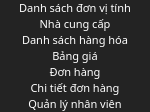
                 <widget class="QWidget" name="HomeTab_Table1" native="true">
                  <property name="minimumSize">
                   <size>
                    <width>70</width>
                    <height>0</height>
                   </size>
                  </property>
                  <property name="maximumSize">
                   <size>
                    <width>150</width>
                    <height>16777215</height>
                   </size>
                  </property>
                  <property name="sizeIncrement">
                   <size>
                    <width>70</width>
                    <height>0</height>
                   </size>
                  </property>
                  <property name="styleSheet">
                   <string notr="true">background-color: rgb(85, 170, 255);
</string>
                  </property>
                  <layout class="QVBoxLayout" name="verticalLayout_14">
                   <property name="spacing">
                    <number>0</number>
                   </property>
                   <property name="leftMargin">
                    <number>0</number>
                   </property>
                   <property name="topMargin">
                    <number>0</number>
                   </property>
                   <property name="rightMargin">
                    <number>0</number>
                   </property>
                   <property name="bottomMargin">
                    <number>0</number>
                   </property>
                   <item>
                    <widget class="QPushButton" name="Home_9">
                     <property name="sizePolicy">
                      <sizepolicy hsizetype="Expanding" vsizetype="Expanding">
                       <horstretch>0</horstretch>
                       <verstretch>0</verstretch>
                      </sizepolicy>
                     </property>
                     <property name="font">
                      <font>
                       <family>Shopee Display Black</family>
                       <pointsize>8</pointsize>
                       <weight>10</weight>
                       <italic>false</italic>
                       <bold>false</bold>
                      </font>
                     </property>
                     <property name="styleSheet">
                      <string notr="true">QPushButton {
	color: rgb(255, 255, 255);
	background-color: rgb(35, 35, 35);
	border: 0px solid;
}
QPushButton:hover {
	background-color: rgb(85, 170, 255);
}</string>
                     </property>
                     <property name="text">
                      <string>Danh sách đơn vị tính</string>
                     </property>
                    </widget>
                   </item>
                   <item>
                    <widget class="QPushButton" name="Home_8">
                     <property name="sizePolicy">
                      <sizepolicy hsizetype="MinimumExpanding" vsizetype="Expanding">
                       <horstretch>0</horstretch>
                       <verstretch>0</verstretch>
                      </sizepolicy>
                     </property>
                     <property name="font">
                      <font>
                       <family>Shopee Display Black</family>
                       <pointsize>8</pointsize>
                       <weight>10</weight>
                       <italic>false</italic>
                       <bold>false</bold>
                      </font>
                     </property>
                     <property name="styleSheet">
                      <string notr="true">QPushButton {
	color: rgb(255, 255, 255);
	background-color: rgb(35, 35, 35);
	border: 0px solid;
}
QPushButton:hover {
	background-color: rgb(85, 170, 255);
}</string>
                     </property>
                     <property name="text">
                      <string>Nhà cung cấp</string>
                     </property>
                    </widget>
                   </item>
                   <item>
                    <widget class="QPushButton" name="Home_7">
                     <property name="sizePolicy">
                      <sizepolicy hsizetype="Expanding" vsizetype="Expanding">
                       <horstretch>0</horstretch>
                       <verstretch>0</verstretch>
                      </sizepolicy>
                     </property>
                     <property name="font">
                      <font>
                       <family>Shopee Display Black</family>
                       <pointsize>8</pointsize>
                       <weight>10</weight>
                       <italic>false</italic>
                       <bold>false</bold>
                      </font>
                     </property>
                     <property name="styleSheet">
                      <string notr="true">QPushButton {
	color: rgb(255, 255, 255);
	background-color: rgb(35, 35, 35);
	border: 0px solid;
}
QPushButton:hover {
	background-color: rgb(85, 170, 255);
}</string>
                     </property>
                     <property name="text">
                      <string>Danh sách hàng hóa</string>
                     </property>
                    </widget>
                   </item>
                   <item>
                    <widget class="QPushButton" name="Home_6">
                     <property name="sizePolicy">
                      <sizepolicy hsizetype="Expanding" vsizetype="Expanding">
                       <horstretch>0</horstretch>
                       <verstretch>0</verstretch>
                      </sizepolicy>
                     </property>
                     <property name="font">
                      <font>
                       <family>Shopee Display Black</family>
                       <pointsize>8</pointsize>
                       <weight>10</weight>
                       <italic>false</italic>
                       <bold>false</bold>
                      </font>
                     </property>
                     <property name="styleSheet">
                      <string notr="true">QPushButton {
	color: rgb(255, 255, 255);
	background-color: rgb(35, 35, 35);
	border: 0px solid;
}
QPushButton:hover {
	background-color: rgb(85, 170, 255);
}</string>
                     </property>
                     <property name="text">
                      <string>Bảng giá</string>
                     </property>
                    </widget>
                   </item>
                   <item>
                    <widget class="QPushButton" name="Home_5">
                     <property name="sizePolicy">
                      <sizepolicy hsizetype="Expanding" vsizetype="Expanding">
                       <horstretch>0</horstretch>
                       <verstretch>0</verstretch>
                      </sizepolicy>
                     </property>
                     <property name="font">
                      <font>
                       <family>Shopee Display Black</family>
                       <pointsize>8</pointsize>
                       <weight>10</weight>
                       <italic>false</italic>
                       <bold>false</bold>
                      </font>
                     </property>
                     <property name="styleSheet">
                      <string notr="true">QPushButton {
	color: rgb(255, 255, 255);
	background-color: rgb(35, 35, 35);
	border: 0px solid;
}
QPushButton:hover {
	background-color: rgb(85, 170, 255);
}</string>
                     </property>
                     <property name="text">
                      <string>Đơn hàng</string>
                     </property>
                    </widget>
                   </item>
                   <item>
                    <widget class="QPushButton" name="Home_4">
                     <property name="sizePolicy">
                      <sizepolicy hsizetype="Expanding" vsizetype="Expanding">
                       <horstretch>0</horstretch>
                       <verstretch>0</verstretch>
                      </sizepolicy>
                     </property>
                     <property name="font">
                      <font>
                       <family>Shopee Display Black</family>
                       <pointsize>8</pointsize>
                       <weight>10</weight>
                       <italic>false</italic>
                       <bold>false</bold>
                      </font>
                     </property>
                     <property name="styleSheet">
                      <string notr="true">QPushButton {
	color: rgb(255, 255, 255);
	background-color: rgb(35, 35, 35);
	border: 0px solid;
}
QPushButton:hover {
	background-color: rgb(85, 170, 255);
}</string>
                     </property>
                     <property name="text">
                      <string>Chi tiết đơn hàng</string>
                     </property>
                    </widget>
                   </item>
                   <item>
                    <widget class="QPushButton" name="Home_2">
                     <property name="sizePolicy">
                      <sizepolicy hsizetype="Expanding" vsizetype="Expanding">
                       <horstretch>0</horstretch>
                       <verstretch>0</verstretch>
                      </sizepolicy>
                     </property>
                     <property name="font">
                      <font>
                       <family>Shopee Display Black</family>
                       <pointsize>8</pointsize>
                       <weight>10</weight>
                       <italic>false</italic>
                       <bold>false</bold>
                      </font>
                     </property>
                     <property name="styleSheet">
                      <string notr="true">QPushButton {
	color: rgb(255, 255, 255);
	background-color: rgb(35, 35, 35);
	border: 0px solid;
}
QPushButton:hover {
	background-color: rgb(85, 170, 255);
}</string>
                     </property>
                     <property name="text">
                      <string>Quản lý nhân viên</string>
                     </property>
                    </widget>
                   </item>
                  </layout>
                 </widget>
